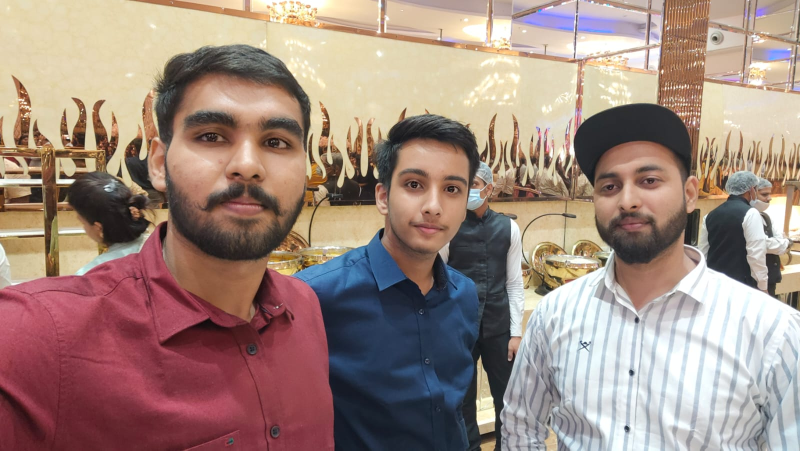
#> input picture IMG-20211018-WA0004.jpg, 1600 x 901 px (shown at 1/2 size)
$ python 4-blurring.py
#> lines starting #> are read from the running program, lines starting #| are printed output that depends on the picture
import os
import cv2

image_path = os.path.join('.', 'IMG-20211018-WA0004.jpg')

image = cv2.imread(image_path)
#> image is the input picture: shape (901, 1600, 3); mean B, G, R 126.5, 136, 159.3

image = cv2.resize(image, (800, 500))
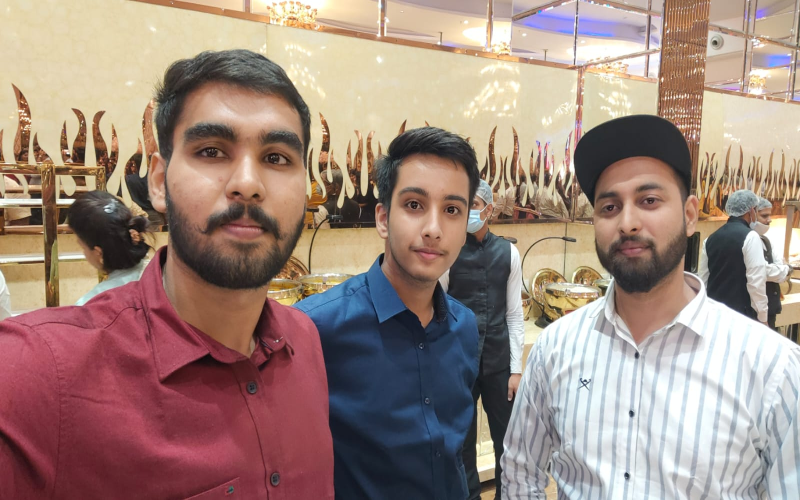
#> image: shape (500, 800, 3); mean B, G, R 126.4, 135.9, 159.2


k_size = 7
blurred_image = cv2.blur(image, (k_size, k_size))
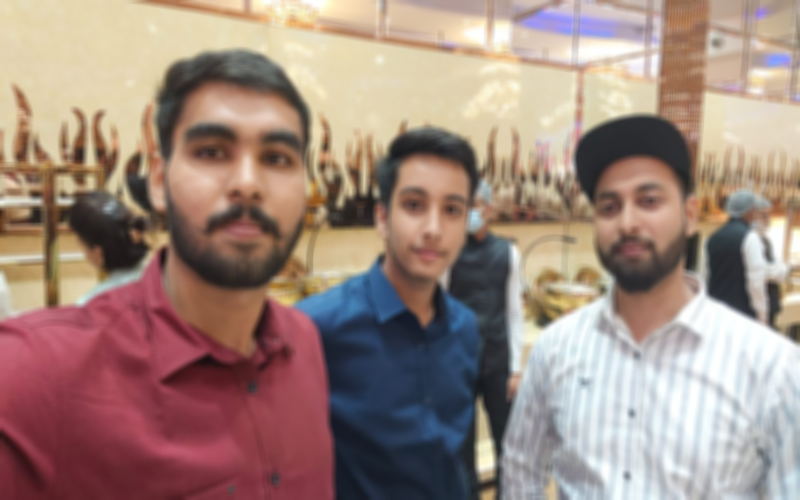
#> blurred_image: shape (500, 800, 3); mean B, G, R 126.4, 135.9, 159.2
gaussian_blurred_image = cv2.GaussianBlur(image, (k_size, k_size), 3)
cv2.imshow('Original Image', image)
cv2.imshow('Blurred Image', blurred_image)
cv2.imshow('Gaussian Blurred Image', gaussian_blurred_image)
cv2.waitKey(0)

k_size = 100
while(k_size > 0):
    blurred_image = cv2.blur(image, (k_size, k_size))
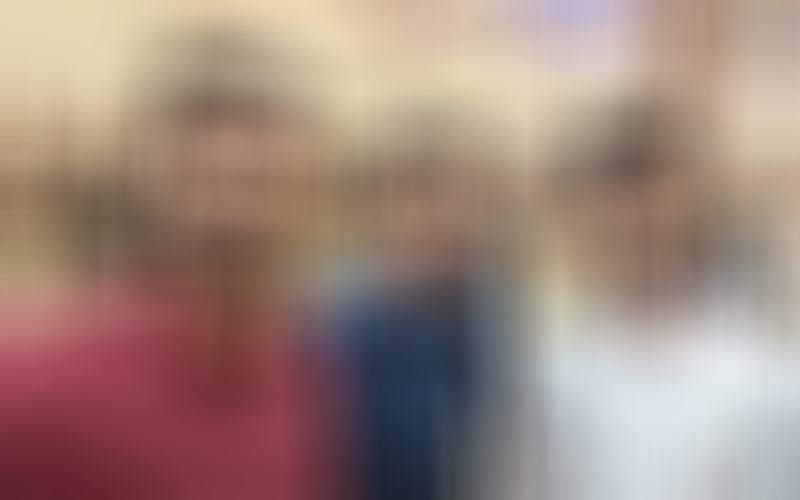
#> blurred_image: shape (500, 800, 3); mean B, G, R 126.4, 136, 159.2
    cv2.imshow('Blurred Image', blurred_image)
    k_size -= 1
    cv2.waitKey(40)

cv2.destroyAllWindows()

webcam = cv2.VideoCapture(0)
k_size = 100
while k_size>0:
    ret, frame = webcam.read()

    blurred_frame = cv2.blur(frame, (k_size, k_size))
    cv2.imshow('Blurred Webcam Feed', blurred_frame)
    cv2.waitKey(40)
    k_size -= 1

webcam.release()
cv2.destroyAllWindows()
